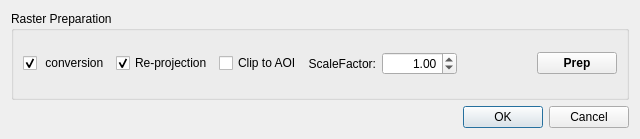
<?xml version="1.0" encoding="UTF-8"?>
<ui version="4.0">
 <class>RasterPrep</class>
 <widget class="QDialog" name="RasterPrep">
  <property name="geometry">
   <rect>
    <x>0</x>
    <y>0</y>
    <width>640</width>
    <height>139</height>
   </rect>
  </property>
  <property name="windowTitle">
   <string>Dialog</string>
  </property>
  <layout class="QVBoxLayout" name="verticalLayout">
   <item>
    <widget class="QGroupBox" name="groupBox_32">
     <property name="title">
      <string>Raster Preparation</string>
     </property>
     <layout class="QVBoxLayout" name="verticalLayout_26">
      <item>
       <layout class="QHBoxLayout" name="horizontalLayout_32">
        <item>
         <widget class="QCheckBox" name="checkBox_HS_dpConv">
          <property name="text">
           <string> conversion</string>
          </property>
          <property name="checked">
           <bool>true</bool>
          </property>
         </widget>
        </item>
        <item>
         <widget class="QCheckBox" name="checkBox_HS_rproj">
          <property name="text">
           <string>Re-projection</string>
          </property>
          <property name="checked">
           <bool>true</bool>
          </property>
         </widget>
        </item>
        <item>
         <widget class="QCheckBox" name="checkBox_HS_clip">
          <property name="text">
           <string>Clip to AOI</string>
          </property>
         </widget>
        </item>
        <item>
         <widget class="QLabel" name="label_10">
          <property name="sizePolicy">
           <sizepolicy hsizetype="Fixed" vsizetype="Preferred">
            <horstretch>0</horstretch>
            <verstretch>0</verstretch>
           </sizepolicy>
          </property>
          <property name="minimumSize">
           <size>
            <width>50</width>
            <height>0</height>
           </size>
          </property>
          <property name="maximumSize">
           <size>
            <width>75</width>
            <height>16777215</height>
           </size>
          </property>
          <property name="text">
           <string>ScaleFactor:</string>
          </property>
          <property name="scaledContents">
           <bool>false</bool>
          </property>
          <property name="alignment">
           <set>Qt::AlignRight|Qt::AlignTrailing|Qt::AlignVCenter</set>
          </property>
          <property name="indent">
           <number>0</number>
          </property>
         </widget>
        </item>
        <item>
         <widget class="QDoubleSpinBox" name="doubleSpinBox_HS_sf">
          <property name="sizePolicy">
           <sizepolicy hsizetype="Preferred" vsizetype="Fixed">
            <horstretch>0</horstretch>
            <verstretch>0</verstretch>
           </sizepolicy>
          </property>
          <property name="minimumSize">
           <size>
            <width>75</width>
            <height>0</height>
           </size>
          </property>
          <property name="maximumSize">
           <size>
            <width>50</width>
            <height>16777215</height>
           </size>
          </property>
          <property name="baseSize">
           <size>
            <width>50</width>
            <height>0</height>
           </size>
          </property>
          <property name="alignment">
           <set>Qt::AlignRight|Qt::AlignTrailing|Qt::AlignVCenter</set>
          </property>
          <property name="decimals">
           <number>2</number>
          </property>
          <property name="minimum">
           <double>0.010000000000000</double>
          </property>
          <property name="maximum">
           <double>999999.000000000000000</double>
          </property>
          <property name="singleStep">
           <double>0.010000000000000</double>
          </property>
          <property name="value">
           <double>1.000000000000000</double>
          </property>
         </widget>
        </item>
        <item>
         <spacer name="horizontalSpacer_6">
          <property name="orientation">
           <enum>Qt::Horizontal</enum>
          </property>
          <property name="sizeHint" stdset="0">
           <size>
            <width>40</width>
            <height>20</height>
           </size>
          </property>
         </spacer>
        </item>
        <item>
         <widget class="QPushButton" name="pushButton_HS_prep">
          <property name="sizePolicy">
           <sizepolicy hsizetype="Fixed" vsizetype="Fixed">
            <horstretch>0</horstretch>
            <verstretch>0</verstretch>
           </sizepolicy>
          </property>
          <property name="minimumSize">
           <size>
            <width>0</width>
            <height>0</height>
           </size>
          </property>
          <property name="font">
           <font>
            <weight>75</weight>
            <bold>true</bold>
           </font>
          </property>
          <property name="text">
           <string>Prep</string>
          </property>
         </widget>
        </item>
       </layout>
      </item>
     </layout>
    </widget>
   </item>
   <item>
    <widget class="QDialogButtonBox" name="buttonBox">
     <property name="orientation">
      <enum>Qt::Horizontal</enum>
     </property>
     <property name="standardButtons">
      <set>QDialogButtonBox::Cancel|QDialogButtonBox::Ok</set>
     </property>
    </widget>
   </item>
  </layout>
 </widget>
 <resources/>
 <connections>
  <connection>
   <sender>buttonBox</sender>
   <signal>accepted()</signal>
   <receiver>RasterPrep</receiver>
   <slot>accept()</slot>
   <hints>
    <hint type="sourcelabel">
     <x>248</x>
     <y>254</y>
    </hint>
    <hint type="destinationlabel">
     <x>157</x>
     <y>274</y>
    </hint>
   </hints>
  </connection>
  <connection>
   <sender>buttonBox</sender>
   <signal>rejected()</signal>
   <receiver>RasterPrep</receiver>
   <slot>reject()</slot>
   <hints>
    <hint type="sourcelabel">
     <x>316</x>
     <y>260</y>
    </hint>
    <hint type="destinationlabel">
     <x>286</x>
     <y>274</y>
    </hint>
   </hints>
  </connection>
 </connections>
</ui>
